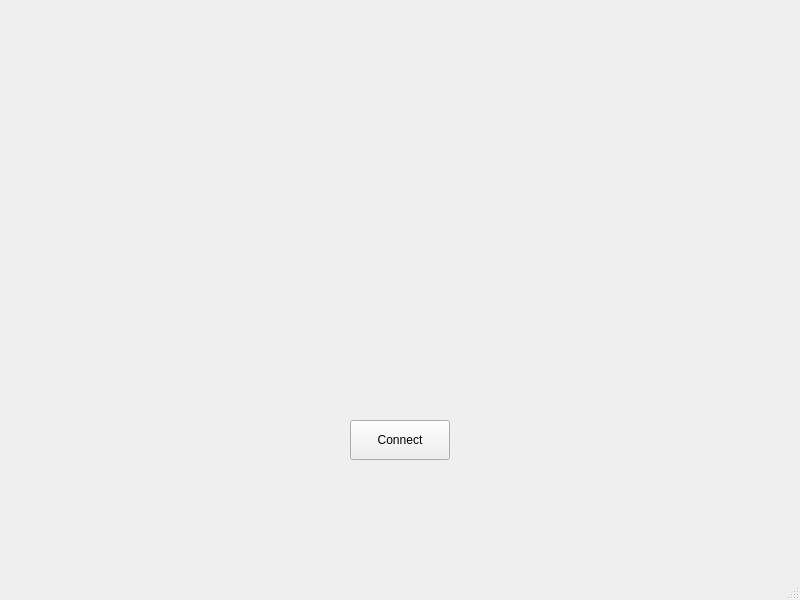
<?xml version="1.0" encoding="UTF-8"?>
<ui version="4.0">
 <class>MainWindow</class>
 <widget class="QMainWindow" name="MainWindow">
  <property name="geometry">
   <rect>
    <x>0</x>
    <y>0</y>
    <width>800</width>
    <height>600</height>
   </rect>
  </property>
  <property name="windowTitle">
   <string>N2N_Client v2.0.0</string>
  </property>
  <property name="windowIcon">
   <iconset>
    <normaloff>Nya-WSL.ico</normaloff>Nya-WSL.ico</iconset>
  </property>
  <property name="styleSheet">
   <string notr="true"/>
  </property>
  <widget class="QWidget" name="centralwidget">
   <widget class="QPushButton" name="pushButton">
    <property name="geometry">
     <rect>
      <x>350</x>
      <y>420</y>
      <width>100</width>
      <height>40</height>
     </rect>
    </property>
    <property name="text">
     <string>Connect</string>
    </property>
   </widget>
  </widget>
  <widget class="QStatusBar" name="statusbar"/>
 </widget>
 <resources/>
 <connections/>
</ui>
